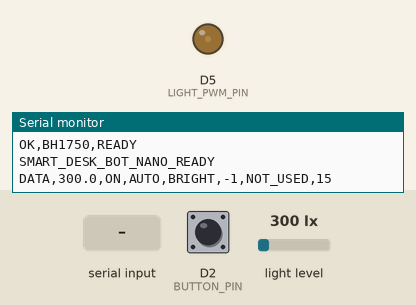
This sketch was run on a simulated Arduino Zero (SAMD21). On the bench: output pins drawn as LEDs (lit = HIGH), the last lines printed to the serial monitor. Inputs (shaded band) come from the test bench; at power-on: light level 300 lx, D2 (BUTTON_PIN) HIGH.

Above: at 1.2 s.
1.3 s: light level set to 40 lx
At 3.8 s:
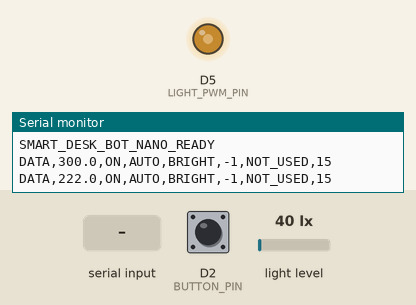
4.3 s: "LIGHT ON\n" received over Serial
7.3 s: "LIGHT OFF\n" received over Serial
10.3 s: light level set to 500 lx
At 10.8 s:
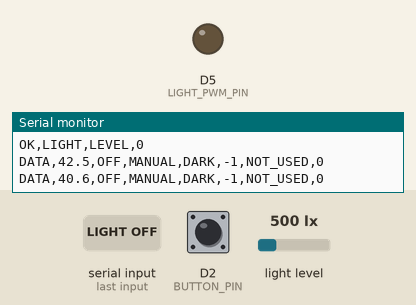
13.3 s: light level set to 10 lx
At 19.0 s:
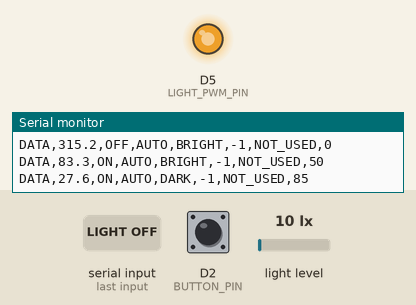
Timing chart, 0 to 20.5 s (numbered marks = the images above; inputs shaded):
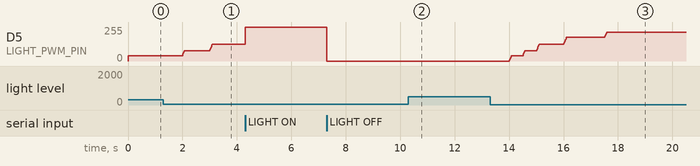

The sketch:

smart_desk_bot_nano_no_servo.ino
```cpp
#include <Wire.h>
#include <BH1750.h>
#include <math.h>
#include <stdlib.h>
#include <string.h>

const byte LIGHT_PWM_PIN = 5;

const byte BUTTON_PIN = 2;

const unsigned long SENSOR_INTERVAL_MS = 500;
const unsigned long SENSOR_RETRY_MS = 10000;
const unsigned long STATUS_INTERVAL_MS = 2000;
const unsigned long LIGHT_FADE_INTERVAL_MS = 15;

const unsigned long PI_TIMEOUT_MS = 5000;

const int SENSOR_FAIL_BRIGHTNESS = 35;

const float LUX_LEVEL_1 = 10.0;
const float LUX_LEVEL_2 = 30.0;
const float LUX_LEVEL_3 = 70.0;
const float LUX_LEVEL_4 = 120.0;
const float LUX_LEVEL_5 = 200.0;
const float LUX_LEVEL_6 = 300.0;

const unsigned long DEBOUNCE_MS = 40;

const byte SERIAL_COMMAND_BUFFER_SIZE = 80;

BH1750 lightMeter;

enum LightMode {
  AUTO_MODE,
  MANUAL_MODE
};

LightMode lightMode = AUTO_MODE;

bool sensorAvailable = false;
bool hasFilteredLux = false;
bool lightIsOn = false;

float currentLux = NAN;

int brightnessTrim = 0;
int manualBrightness = 0;

int currentBrightness = 0;
int targetBrightness = 0;

byte consecutiveSensorErrors = 0;

unsigned long lastSensorRead = 0;
unsigned long lastSensorRetry = 0;
unsigned long lastStatusSend = 0;
unsigned long lastFadeUpdate = 0;

unsigned long lastHeartbeat = 0;

bool heartbeatReceived = false;

bool lastButtonReading = HIGH;
bool stableButtonState = HIGH;

unsigned long lastButtonChange = 0;

char inputBuffer[SERIAL_COMMAND_BUFFER_SIZE];
byte inputIndex = 0;

int clampPercentage(int value) {
  return constrain(value, 0, 100);
}

bool parseIntegerValue(const char *input, long &result) {
  if (input == nullptr || *input == '\0') {
    return false;
  }

  char *endPointer;

  long value = strtol(input, &endPointer, 10);

  if (endPointer == input) {
    return false;
  }

  while (*endPointer == ' ' || *endPointer == '\t') {
    endPointer++;
  }

  if (*endPointer != '\0') {
    return false;
  }

  result = value;
  return true;
}

int brightnessFromLux(float lux) {

  if (!sensorAvailable || isnan(lux)) {
    return SENSOR_FAIL_BRIGHTNESS;
  }

  if (lux <= LUX_LEVEL_1) {
    return 100;
  }

  if (lux <= LUX_LEVEL_2) {
    return 85;
  }

  if (lux <= LUX_LEVEL_3) {
    return 70;
  }

  if (lux <= LUX_LEVEL_4) {
    return 50;
  }

  if (lux <= LUX_LEVEL_5) {
    return 30;
  }

  if (lux <= LUX_LEVEL_6) {
    return 15;
  }

  return 0;
}

const char *getLightModeName() {

  if (lightMode == MANUAL_MODE) {
    return "MANUAL";
  }

  if (brightnessTrim != 0) {
    return "AUTO_ADJUSTED";
  }

  return "AUTO";
}

void calculateTargetBrightness() {

  if (lightMode == MANUAL_MODE) {
    targetBrightness = manualBrightness;
    return;
  }

  int automaticBrightness =
    brightnessFromLux(currentLux);

  targetBrightness = clampPercentage(
    automaticBrightness + brightnessTrim
  );
}

void writeLightPWM() {

  int pwmValue = map(
    currentBrightness,
    0,
    100,
    0,
    255
  );

  analogWrite(
    LIGHT_PWM_PIN,
    pwmValue
  );

  lightIsOn = currentBrightness > 0;
}

void updateLightOutput(bool immediate = false) {

  calculateTargetBrightness();

  unsigned long now = millis();

  if (immediate) {
    currentBrightness = targetBrightness;
    writeLightPWM();
    lastFadeUpdate = now;
    return;
  }

  if (now - lastFadeUpdate < LIGHT_FADE_INTERVAL_MS) {
    return;
  }

  lastFadeUpdate = now;

  if (currentBrightness < targetBrightness) {
    currentBrightness += 3;

    if (currentBrightness > targetBrightness) {
      currentBrightness = targetBrightness;
    }
  }

  else if (currentBrightness > targetBrightness) {
    currentBrightness -= 3;

    if (currentBrightness < targetBrightness) {
      currentBrightness = targetBrightness;
    }
  }

  writeLightPWM();
}

void setManualBrightness(int percentage) {

  lightMode = MANUAL_MODE;

  manualBrightness = clampPercentage(percentage);

  updateLightOutput(true);

  Serial.print("OK,LIGHT,LEVEL,");
  Serial.println(currentBrightness);
}

void restoreAutomaticLighting() {

  lightMode = AUTO_MODE;
  brightnessTrim = 0;

  updateLightOutput(true);

  Serial.println("OK,LIGHT,AUTO");
}

void adjustAutomaticBrightness(int adjustment) {

  lightMode = AUTO_MODE;

  brightnessTrim = constrain(
    brightnessTrim + adjustment,
    -100,
    100
  );

  updateLightOutput(true);

  Serial.print("OK,LIGHT,LEVEL,");
  Serial.println(currentBrightness);
}

bool initializeLightSensor() {

  bool success = lightMeter.begin(
    BH1750::CONTINUOUS_HIGH_RES_MODE
  );

  if (!success) {
    sensorAvailable = false;
    currentLux = NAN;
    hasFilteredLux = false;

    Serial.println("ERR,BH1750,NOT_FOUND");

    return false;
  }

  sensorAvailable = true;
  consecutiveSensorErrors = 0;

  float initialReading = lightMeter.readLightLevel();

  if (!isnan(initialReading) && initialReading >= 0) {

    currentLux = initialReading;
    hasFilteredLux = true;

    Serial.println("OK,BH1750,READY");

  } else {

    currentLux = NAN;
    hasFilteredLux = false;

    Serial.println("ERR,BH1750_INITIAL_READ");
  }

  return true;
}

void readLightSensor() {

  unsigned long now = millis();

  if (!sensorAvailable) {

    if (now - lastSensorRetry >= SENSOR_RETRY_MS) {

      lastSensorRetry = now;

      if (initializeLightSensor()) {
        Serial.println("EVENT,BH1750,RECOVERED");
      }
    }

    return;
  }

  if (now - lastSensorRead < SENSOR_INTERVAL_MS) {
    return;
  }

  lastSensorRead = now;

  float reading = lightMeter.readLightLevel();

  if (isnan(reading) || reading < 0) {

    consecutiveSensorErrors++;

    Serial.println("ERR,BH1750_READ");

    if (consecutiveSensorErrors >= 3) {

      sensorAvailable = false;
      currentLux = NAN;
      hasFilteredLux = false;

      Serial.println(
        "EVENT,BH1750,FAILED,FALLBACK_BRIGHTNESS"
      );

      updateLightOutput(false);
    }

    return;
  }

  consecutiveSensorErrors = 0;

  if (!hasFilteredLux) {

    currentLux = reading;
    hasFilteredLux = true;

  } else {

    currentLux =
      (0.70f * currentLux) +
      (0.30f * reading);
  }

  updateLightOutput(false);
}

void sendStatus() {

  Serial.print("DATA,");

  if (sensorAvailable && !isnan(currentLux)) {
    Serial.print(currentLux, 1);
  } else {
    Serial.print("SENSOR_ERROR");
  }

  Serial.print(",");

  Serial.print(lightIsOn ? "ON" : "OFF");

  Serial.print(",");

  Serial.print(getLightModeName());

  Serial.print(",");

  if (!sensorAvailable) {
    Serial.print("SENSOR_ERROR");
  } else if (currentLux < 80.0) {
    Serial.print("DARK");
  } else {
    Serial.print("BRIGHT");
  }

  Serial.print(",");

  Serial.print(-1);

  Serial.print(",");

  Serial.print("NOT_USED");

  Serial.print(",");

  Serial.println(currentBrightness);
}

void processCommand(char *command) {

  while (*command == ' ' || *command == '\t') {
    command++;
  }

  size_t length = strlen(command);

  while (
    length > 0 &&
    (
      command[length - 1] == ' ' ||
      command[length - 1] == '\t'
    )
  ) {
    command[--length] = '\0';
  }

  for (size_t i = 0; i < length; i++) {

    if (command[i] >= 'a' && command[i] <= 'z') {
      command[i] -= 32;
    }
  }

  if (length == 0) {
    return;
  }

  lastHeartbeat = millis();
  heartbeatReceived = true;

  if (strcmp(command, "PING") == 0) {
    Serial.println("PONG");
  }

  else if (strcmp(command, "LIGHT AUTO") == 0) {
    restoreAutomaticLighting();
  }

  else if (strcmp(command, "LIGHT ON") == 0) {
    setManualBrightness(100);
  }

  else if (strcmp(command, "LIGHT OFF") == 0) {
    setManualBrightness(0);
  }

  else if (strncmp(command, "LIGHT LEVEL ", 12) == 0) {

    long percentage;

    if (!parseIntegerValue(command + 12, percentage)) {
      Serial.println("ERR,LIGHT,INVALID_LEVEL");
    }

    else if (percentage < 0 || percentage > 100) {
      Serial.println("ERR,LIGHT,LEVEL_OUT_OF_RANGE");
    }

    else {
      setManualBrightness((int)percentage);
    }
  }

  else if (strncmp(command, "LIGHT ADJUST ", 13) == 0) {

    long adjustment;

    if (!parseIntegerValue(command + 13, adjustment)) {
      Serial.println("ERR,LIGHT,INVALID_ADJUSTMENT");
    }

    else if (adjustment < -100 || adjustment > 100) {
      Serial.println("ERR,LIGHT,ADJUSTMENT_OUT_OF_RANGE");
    }

    else {
      adjustAutomaticBrightness((int)adjustment);
    }
  }

  else if (strcmp(command, "STATUS") == 0) {
    sendStatus();
  }

  else {
    Serial.println("ERR,UNKNOWN_COMMAND");
  }
}

void readSerialCommands() {

  while (Serial.available() > 0) {

    char incoming = Serial.read();

    if (incoming == '\n') {

      inputBuffer[inputIndex] = '\0';

      processCommand(inputBuffer);

      inputIndex = 0;
    }

    else if (incoming != '\r') {

      if (inputIndex < SERIAL_COMMAND_BUFFER_SIZE - 1) {

        inputBuffer[inputIndex++] = incoming;

      } else {

        inputIndex = 0;

        Serial.println("ERR,COMMAND_TOO_LONG");
      }
    }
  }
}

void checkButton() {

  bool reading = digitalRead(BUTTON_PIN);

  if (reading != lastButtonReading) {

    lastButtonChange = millis();
    lastButtonReading = reading;
  }

  if (millis() - lastButtonChange >= DEBOUNCE_MS) {

    if (reading != stableButtonState) {

      stableButtonState = reading;

      if (stableButtonState == LOW) {
        Serial.println("EVENT,BUTTON_PRESSED");
      }
    }
  }
}

void checkPiConnection() {

  if (
    heartbeatReceived &&
    millis() - lastHeartbeat > PI_TIMEOUT_MS
  ) {

    heartbeatReceived = false;

    lightMode = AUTO_MODE;
    brightnessTrim = 0;

    updateLightOutput(false);

    Serial.println(
      "EVENT,PI_DISCONNECTED,AUTO_LIGHT_RESTORED"
    );
  }
}

void setup() {

  Serial.begin(115200);

  pinMode(LIGHT_PWM_PIN, OUTPUT);
  pinMode(BUTTON_PIN, INPUT_PULLUP);

  analogWriteResolution(8);

  analogWrite(LIGHT_PWM_PIN, 0);

  Wire.begin();

  lightMode = AUTO_MODE;
  brightnessTrim = 0;

  initializeLightSensor();

  updateLightOutput(true);

  Serial.println("SMART_DESK_BOT_NANO_READY");

  sendStatus();
}

void loop() {

  readSerialCommands();

  readLightSensor();

  checkButton();

  checkPiConnection();

  updateLightOutput(false);

  if (millis() - lastStatusSend >= STATUS_INTERVAL_MS) {

    lastStatusSend = millis();

    sendStatus();
  }
}
```

Measured:
- after the input at 1.3 s, D5 (LIGHT_PWM_PIN): moves from 38/255 to 127/255 over 1.1 s, starting after 0.71 s
- after the input at 10.3 s, D5 (LIGHT_PWM_PIN): stays 0/255 (without the input it goes to 7/255 after 2.0 s)
- after the input at 13.3 s, D5 (LIGHT_PWM_PIN): moves from 0/255 to 216/255 over 3.6 s, starting after 0.71 s
